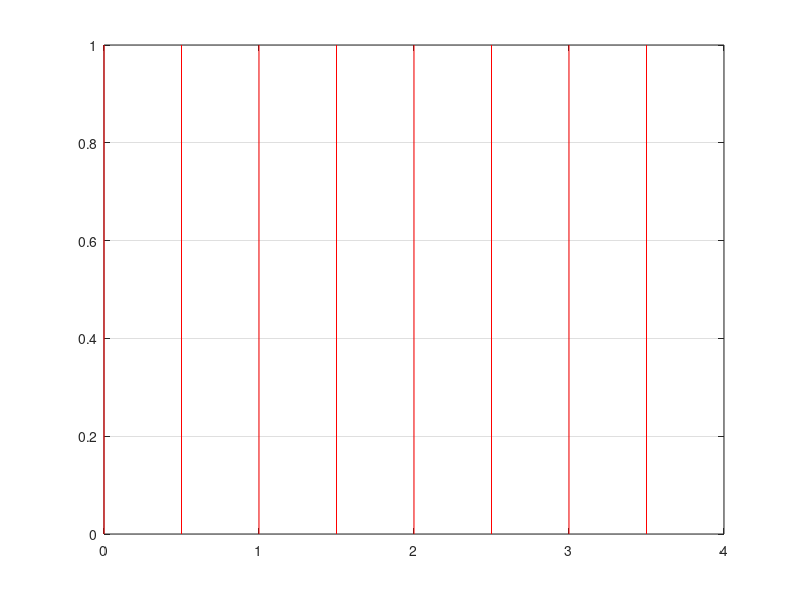

Source code (MATLAB):
clc;
close all;
clear all;

Tw = 1;
Ns = 1e6;
Tp = Tw;
Np = 4;
Timewindow = Np*Tp;
ts = Timewindow/(Ns-1);
t = 0:ts:Timewindow;
Nsp = round(Tp/ts);

y = zeros(size(t));

for i = 1:Ns
    x(i) = mod(t(i),Nsp*ts);
    if x(i) > 0 & x(i) <= 0.5
        y(i) = 1;
    else if x(i) > 0.5 & x(i) <= 1
            y(i) = 0;
        end
    end
end

plot(t,y,'red');
grid on;